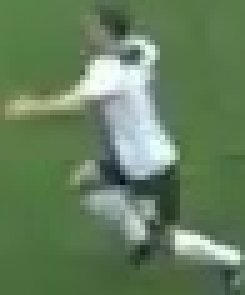
#> input picture output_video/cropped_img.jpg, 49 x 59 px (shown 5 times larger)
$ jupyter execute color_analysis.ipynb
#> lines starting #> are read from the running program, lines starting #| are printed output that depends on the picture
[cell 1]
import cv2
import matplotlib.pyplot as plt
import numpy as np
from sklearn.cluster import KMeans

[cell 2]
image=cv2.imread("../output_video/cropped_img.jpg")
#> image is the input picture: shape (59, 49, 3); mean B, G, R 92.9, 126.8, 100.4
image=cv2.cvtColor(image, cv2.COLOR_BGR2RGB)

[cell 3]
top_half=image[0:int(image.shape[0]/2),:]
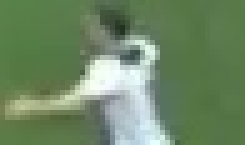
#> top_half: shape (29, 49, 3) (shown 5 times larger); mean R, G, B 109.4, 135.4, 100.2
print(top_half.shape)
#| (29, 49, 3)

[cell 4]
image_2d=top_half.reshape(-1,3)
#> image_2d = 1421 rows, first 8: [90, 129, 74], [90, 129, 74], [88, 129, 73], [88, 129, 73], [88, 129, 73], [88, 129, 73], [89, 128, 73], [88, 127, 72]

[cell 5]
image_2d
#> Out has the same summary as image_2d

[cell 6]
image.shape
#> Out = (59, 49, 3)

[cell 7]
image_2d.shape
#> Out = (1421, 3)

[cell 8]
kmeans=KMeans(n_clusters=2, random_state=0)
kmeans.fit(image_2d)

[cell 9]
labels=kmeans.labels_

[cell 10]
labels.shape

[cell 11]
clustered_image=labels.reshape(top_half.shape[0], top_half.shape[1])
clustered_image.shape
#> Out = (29, 49)

[cell 12]
clustered_image.shape
#> Out = (29, 49)

[cell 13]
print(clustered_image)
#> (printed output is left out)

[cell 14]
corner_clusters=[clustered_image[0][0],clustered_image[0][-1],clustered_image[-1][0],clustered_image[-1][-1]]
#> corner_clusters = [0, 0, 0, 0]
background_cluster=max(set(corner_clusters), key=corner_clusters.count)
#> background_cluster = 0
print(background_cluster)
#| 0

[cell 15]
player_cluster=1-background_cluster
#> player_cluster = 1
print(player_cluster)
#| 1

[cell 16]
kmeans.cluster_centers_[player_cluster].shape

[cell 17]
kmeans.cluster_centers_[background_cluster]
